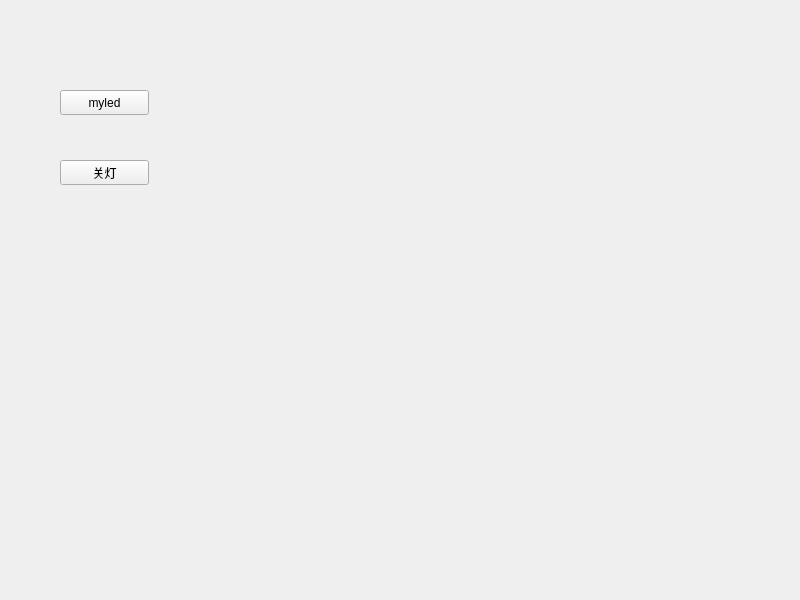
<?xml version="1.0" encoding="UTF-8"?>
<ui version="4.0">
 <class>Widget</class>
 <widget class="QWidget" name="Widget">
  <property name="geometry">
   <rect>
    <x>0</x>
    <y>0</y>
    <width>800</width>
    <height>600</height>
   </rect>
  </property>
  <property name="windowTitle">
   <string>Widget</string>
  </property>
  <widget class="QPushButton" name="pushButton">
   <property name="geometry">
    <rect>
     <x>60</x>
     <y>90</y>
     <width>89</width>
     <height>25</height>
    </rect>
   </property>
   <property name="text">
    <string>myled</string>
   </property>
  </widget>
  <widget class="QPushButton" name="pushButton_2">
   <property name="geometry">
    <rect>
     <x>60</x>
     <y>160</y>
     <width>89</width>
     <height>25</height>
    </rect>
   </property>
   <property name="text">
    <string>关灯</string>
   </property>
  </widget>
 </widget>
 <resources/>
 <connections/>
</ui>
